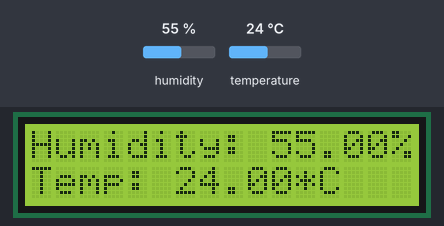
The sketch below on a simulated Arduino Uno, built with avr-gcc and run on an emulated ATmega328P. Parts: 16×2 character LCD. The inputs (shaded band) are chosen by the test bench; at power-on: humidity 55 %, temperature 24 °C.

Above: at 1.2 s.
1.3 s: humidity set to 22 %
At 3.3 s:
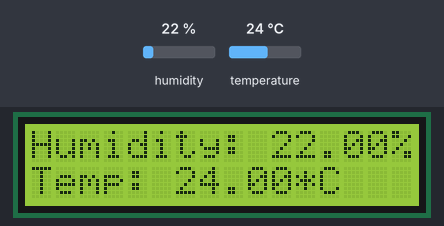
4.2 s: temperature set to 12 °C
At 5.5 s:
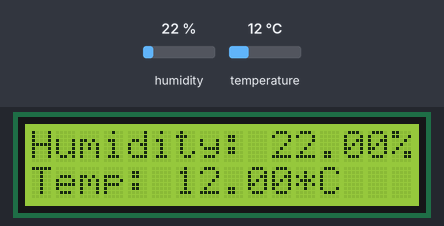
7.1 s: humidity set to 40 %
At 10.0 s:
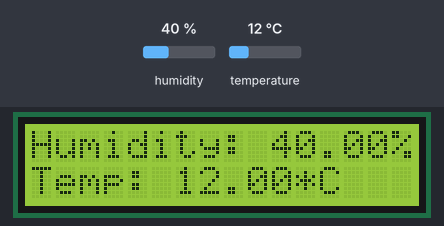
10.7 s: temperature set to 19 °C
At 12.2 s:
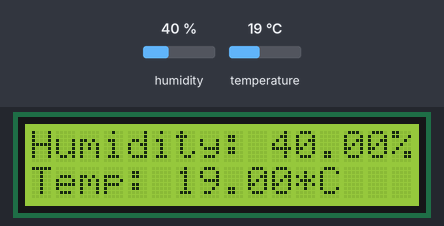
Timing chart, 0 to 13.7 s (numbered marks = the images above; inputs shaded):
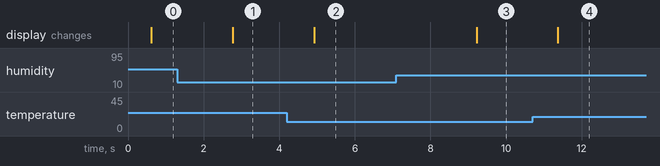

The sketch:

DHT11-to-LCD.ino
```cpp
  /*----------( Declare DHT11 )----------*/
  //the following is setup for sensor
#include "DHT.h"
  //connected digital 2 to DHT11 pin2
#define DHTPIN 2

  //define what sensor you're using
#define DHTTYPE DHT11
DHT dht(DHTPIN, DHTTYPE);
  /*
  DHT11-Pin Define & connected
  Pin1 to VCC
  Pin2 to what pin we define, this project is Digital 2 (line 3)
  Pin3 means nothing
  Pin4 to GND
  */

  /*----------( Declare LCD )----------*/
#include <Wire.h>
#include <LiquidCrystal_I2C.h>
  //Set the pins on the I2C chip used for LCD connections:
  //                  addr, en,rw,rs,d4,d5,d6,d7,bl,blpol
LiquidCrystal_I2C lcd(0x27, 2, 1, 0, 4, 5, 6, 7, 3, POSITIVE);

  /*----------( Declare Auduino Setup & Loop )----------*/
void setup()
{
  lcd.begin(16,2);
  lcd.backlight();  //背光，不確定原因，但沒打這行還是會亮
}

void loop()
{
  lcd.setCursor(0, 0); //將游標設定在第一行第一個位置(column 0, line 1)


  //wait a few seconds for measurements.
  delay(500);

  //humidity, temperature,
  float h = dht.readHumidity();
  float t = dht.readTemperature();


  //check if any wrong or fail.
  if(isnan(h) || isnan(t))
  {
    Serial.println("Failed to read from DHT sensor!");
    return;
  }

  // Compute heat index in Fahrenheit (the default)
  float hif = dht.computeHeatIndex(t, h);
  // Compute heat index in Celsius (isFahreheit = false)
  float hic = dht.computeHeatIndex(t, h, false);

  lcd.print("Humidity: ");
  lcd.print(h);
  lcd.print("%");
  lcd.setCursor(0,1); //換行
  lcd.print("Temp: ");
  lcd.print(t);
  lcd.print("*C   ");


}
```

Measured:
- after the input at 1.3 s, the display: changes after 1.5 s (image 1)
- after the input at 4.2 s, the display: changes after 0.72 s (image 2)
- after the input at 7.1 s, the display: changes after 2.1 s (image 3)
- after the input at 10.7 s, the display: changes after 0.67 s (image 4)
